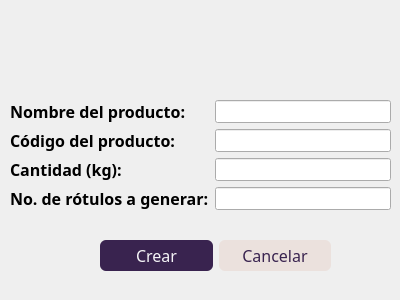
<?xml version="1.0" encoding="UTF-8"?>
<ui version="4.0">
 <class>windowCreate</class>
 <widget class="QDialog" name="windowCreate">
  <property name="geometry">
   <rect>
    <x>0</x>
    <y>0</y>
    <width>400</width>
    <height>300</height>
   </rect>
  </property>
  <property name="sizePolicy">
   <sizepolicy hsizetype="Fixed" vsizetype="Fixed">
    <horstretch>0</horstretch>
    <verstretch>0</verstretch>
   </sizepolicy>
  </property>
  <property name="minimumSize">
   <size>
    <width>400</width>
    <height>300</height>
   </size>
  </property>
  <property name="maximumSize">
   <size>
    <width>400</width>
    <height>300</height>
   </size>
  </property>
  <property name="font">
   <font>
    <pointsize>10</pointsize>
   </font>
  </property>
  <property name="windowTitle">
   <string>Crear producto</string>
  </property>
  <widget class="QLabel" name="label_4">
   <property name="geometry">
    <rect>
     <x>110</x>
     <y>20</y>
     <width>171</width>
     <height>61</height>
    </rect>
   </property>
   <property name="text">
    <string/>
   </property>
   <property name="pixmap">
    <pixmap>../media/logo-byspro.png</pixmap>
   </property>
   <property name="scaledContents">
    <bool>true</bool>
   </property>
  </widget>
  <widget class="QWidget" name="layoutWidget">
   <property name="geometry">
    <rect>
     <x>10</x>
     <y>100</y>
     <width>381</width>
     <height>112</height>
    </rect>
   </property>
   <layout class="QFormLayout" name="formLayout">
    <item row="0" column="0">
     <widget class="QLabel" name="label_3">
      <property name="font">
       <font>
        <family>Arial Rounded MT</family>
        <pointsize>12</pointsize>
        <bold>true</bold>
       </font>
      </property>
      <property name="text">
       <string>Nombre del producto:</string>
      </property>
     </widget>
    </item>
    <item row="0" column="1">
     <widget class="QLineEdit" name="inputNameProduct">
      <property name="enabled">
       <bool>true</bool>
      </property>
      <property name="sizePolicy">
       <sizepolicy hsizetype="Ignored" vsizetype="Fixed">
        <horstretch>0</horstretch>
        <verstretch>0</verstretch>
       </sizepolicy>
      </property>
      <property name="minimumSize">
       <size>
        <width>100</width>
        <height>0</height>
       </size>
      </property>
     </widget>
    </item>
    <item row="1" column="0">
     <widget class="QLabel" name="label">
      <property name="font">
       <font>
        <family>Arial Rounded MT</family>
        <pointsize>12</pointsize>
        <bold>true</bold>
       </font>
      </property>
      <property name="text">
       <string>Código del producto:</string>
      </property>
     </widget>
    </item>
    <item row="1" column="1">
     <widget class="QLineEdit" name="inputCodeProduct"/>
    </item>
    <item row="2" column="0">
     <widget class="QLabel" name="label_2">
      <property name="font">
       <font>
        <family>Arial Rounded MT</family>
        <pointsize>12</pointsize>
        <bold>true</bold>
       </font>
      </property>
      <property name="text">
       <string>Cantidad (kg):</string>
      </property>
     </widget>
    </item>
    <item row="2" column="1">
     <widget class="QLineEdit" name="inputKg"/>
    </item>
    <item row="3" column="0">
     <widget class="QLabel" name="label_5">
      <property name="font">
       <font>
        <family>Arial Rounded MT</family>
        <pointsize>12</pointsize>
        <bold>true</bold>
       </font>
      </property>
      <property name="text">
       <string>No. de rótulos a generar:</string>
      </property>
     </widget>
    </item>
    <item row="3" column="1">
     <widget class="QLineEdit" name="inputNumRots"/>
    </item>
   </layout>
  </widget>
  <widget class="QWidget" name="layoutWidget">
   <property name="geometry">
    <rect>
     <x>100</x>
     <y>240</y>
     <width>231</width>
     <height>31</height>
    </rect>
   </property>
   <layout class="QHBoxLayout" name="horizontalLayout">
    <item>
     <widget class="QPushButton" name="buttonCreate">
      <property name="sizePolicy">
       <sizepolicy hsizetype="Minimum" vsizetype="Minimum">
        <horstretch>0</horstretch>
        <verstretch>0</verstretch>
       </sizepolicy>
      </property>
      <property name="font">
       <font>
        <family>Arial Rounded MT</family>
        <pointsize>12</pointsize>
       </font>
      </property>
      <property name="cursor">
       <cursorShape>PointingHandCursor</cursorShape>
      </property>
      <property name="styleSheet">
       <string notr="true">background-color: #39234f ;
color: #f5f4f7;
border-radius: 6px;
border: none;
</string>
      </property>
      <property name="text">
       <string>Crear</string>
      </property>
     </widget>
    </item>
    <item>
     <widget class="QPushButton" name="buttonCancel">
      <property name="sizePolicy">
       <sizepolicy hsizetype="Minimum" vsizetype="Minimum">
        <horstretch>0</horstretch>
        <verstretch>0</verstretch>
       </sizepolicy>
      </property>
      <property name="font">
       <font>
        <family>Arial Rounded MT</family>
        <pointsize>12</pointsize>
       </font>
      </property>
      <property name="cursor">
       <cursorShape>PointingHandCursor</cursorShape>
      </property>
      <property name="styleSheet">
       <string notr="true">background-color: #ebe1dd;
color: #39234f ;
border-radius: 6px;
border: none;
</string>
      </property>
      <property name="text">
       <string>Cancelar</string>
      </property>
     </widget>
    </item>
   </layout>
  </widget>
 </widget>
 <resources/>
 <connections/>
</ui>
